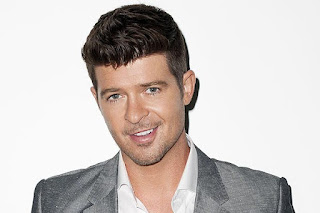
#> input picture 4_nesne_takibi/img/erkek.JPG, 320 x 213 px, found by its file name
$ jupyter execute --allow-errors 9_yuz_tanima.ipynb   (shell and % lines are left out)
#> lines starting #> are read from the running program, lines starting #| are printed output that depends on the picture; after the words box and inside, x2 and y2 are one past the last pixel; in counts of white or black regions, pixels touching at a corner belong together
[cell 1]
import cv2
import numpy as np
import matplotlib.pyplot as plt #resimler üzerinde çizim yapmak için
#çizim yapılan resimleri kaydetmek için

[cell 2]
erkek = cv2.imread('img/erkek.jpg',0)
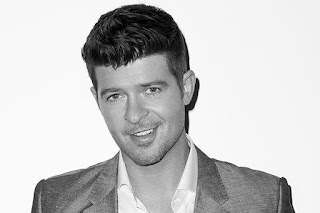
#> erkek: shape (213, 320); min 0, max 255, mean 199.5
plt.imshow(erkek,cmap='gray')

[cell 3]
kadin = cv2.imread('img/kadin.jpg',0)
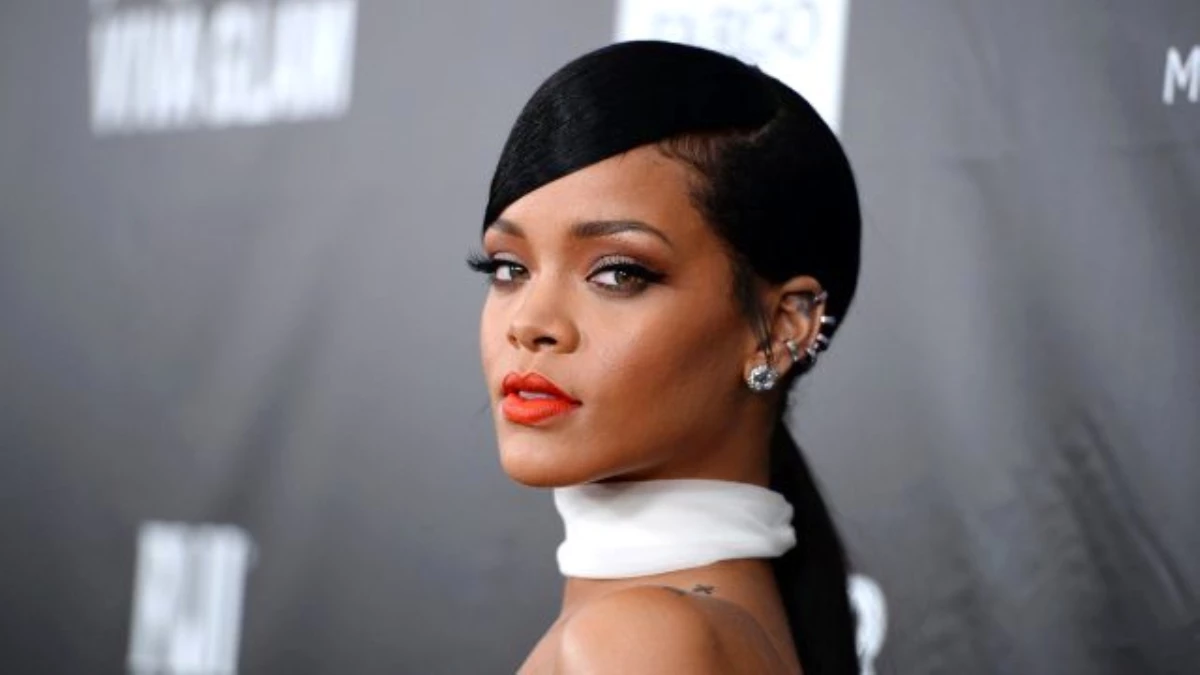
#> input picture 4_nesne_takibi/img/kadin.JPG, 1200 x 675 px, found by its file name
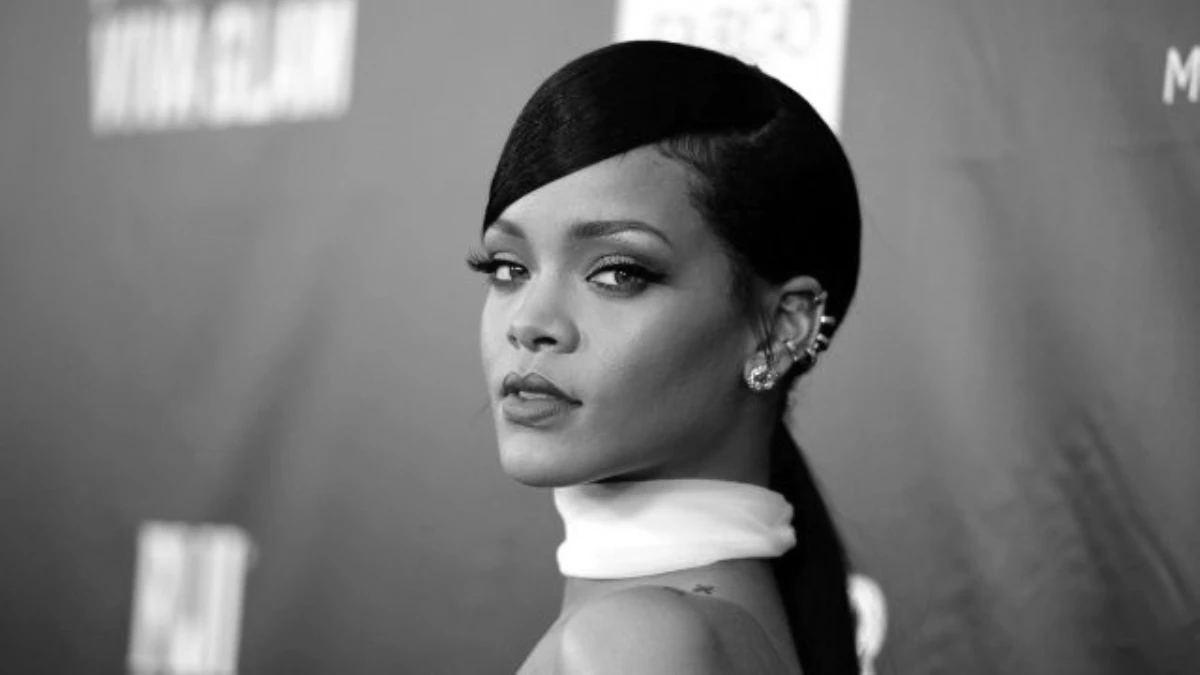
#> kadin: shape (675, 1200); min 0, max 255, mean 116.8
plt.imshow(kadin,cmap='gray')

[cell 4]
toplu_foto = cv2.imread('img/toplu_foto.jpg',0)
#> (the rest of this cell did not finish here and is left out)

# İnsanların yüzlerini bulalım

[cell 5]
#eğitilmiş haarcascade içeri alalım
face_cascade = cv2.CascadeClassifier('haarcascade_frontalface_default.xml')

[cell 6]
def detect_face(img):

    #gelen fotomun bir kopyasını oluşturuyorum
    face_img = img.copy()

    face_recs = face_cascade.detectMultiScale(face_img)
#> face_recs = [[89, 57, 91, 91]]

    #çizelim
    for (x,y,w,h) in face_recs:
        cv2.rectangle(face_img,(x,y),(x+w,y+h),(255,0,255),10)
#> this loop made 1 pass
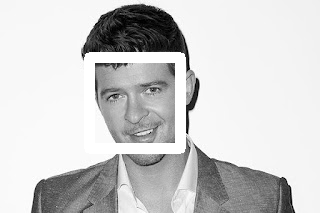
#> face_img: shape (213, 320); 5.81% of pixels changed, all inside (x1, y1, x2, y2) = (84, 52, 186, 154)
    return face_img

[cell 7]
result=detect_face(erkek)

[cell 8]
plt.imshow(result,cmap='gray')

[cell 9]
result2=detect_face(kadin)
#> in detect_face (call 2), `face_recs = face_cascade.detectMultiScale(face_img)`: face_recs = [[392, 141, 326, 326]]
#> the loop in detect_face (call 2), `for (x,y,w,h) in face_recs:` made 1 pass
#> after the loop in detect_face (call 2), `for (x,y,w,h) in face_recs:`:
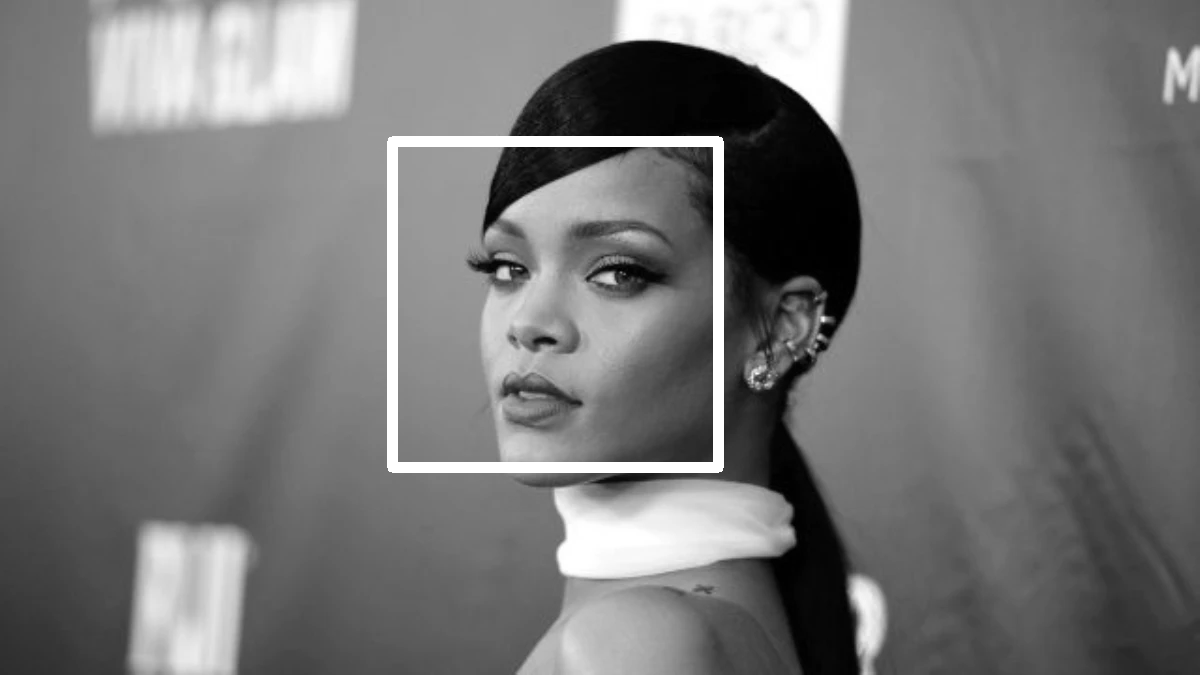
#> face_img: shape (675, 1200); 1.77% of pixels changed, all inside (x1, y1, x2, y2) = (387, 136, 724, 473)
plt.imshow(result2,cmap='gray')

#> (a cell that did not finish here is left out)

# insanların gözlerini bulalım

[cell 11]
eye_cascade = cv2.CascadeClassifier('haarcascade_eye.xml')

[cell 12]
def detect_eye(img):

    #gelen fotomun bir kopyasını oluşturuyorum
    face_img = img.copy()

    eyes = eye_cascade.detectMultiScale(face_img)
#> eyes = [[140, 77, 24, 24], [101, 84, 25, 25]]

    #çizelim
    for (x,y,w,h) in eyes:
        cv2.rectangle(face_img,(x,y),(x+w,y+h),(255,0,255),3)
#> this loop made 2 passes
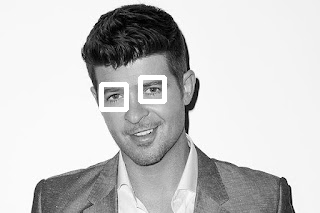
#> face_img: shape (213, 320); 1.4% of pixels changed, all inside (x1, y1, x2, y2) = (99, 75, 167, 112)
    return face_img

[cell 13]
result4=detect_eye(erkek)
plt.imshow(result4,cmap='gray')

[cell 14]
result5=detect_eye(kadin)
#> in detect_eye (call 2), `eyes = eye_cascade.detectMultiScale(face_img)`: eyes = [[478, 242, 58, 58], [578, 233, 81, 81], [512, 315, 53, 53], [774, 278, 45, 45], [478, 345, 103, 103]]
#> the loop in detect_eye (call 2), `for (x,y,w,h) in eyes:` made 5 passes
#> after the loop in detect_eye (call 2), `for (x,y,w,h) in eyes:`:
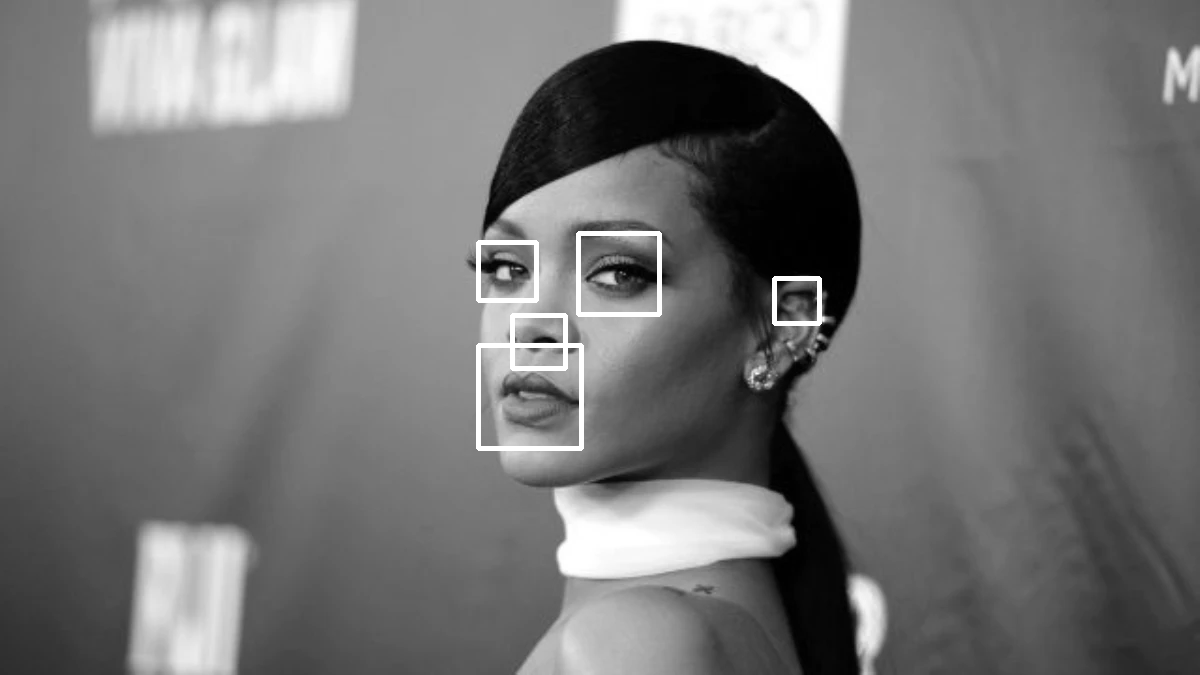
#> face_img: shape (675, 1200); 0.83% of pixels changed, all inside (x1, y1, x2, y2) = (476, 231, 822, 451)
